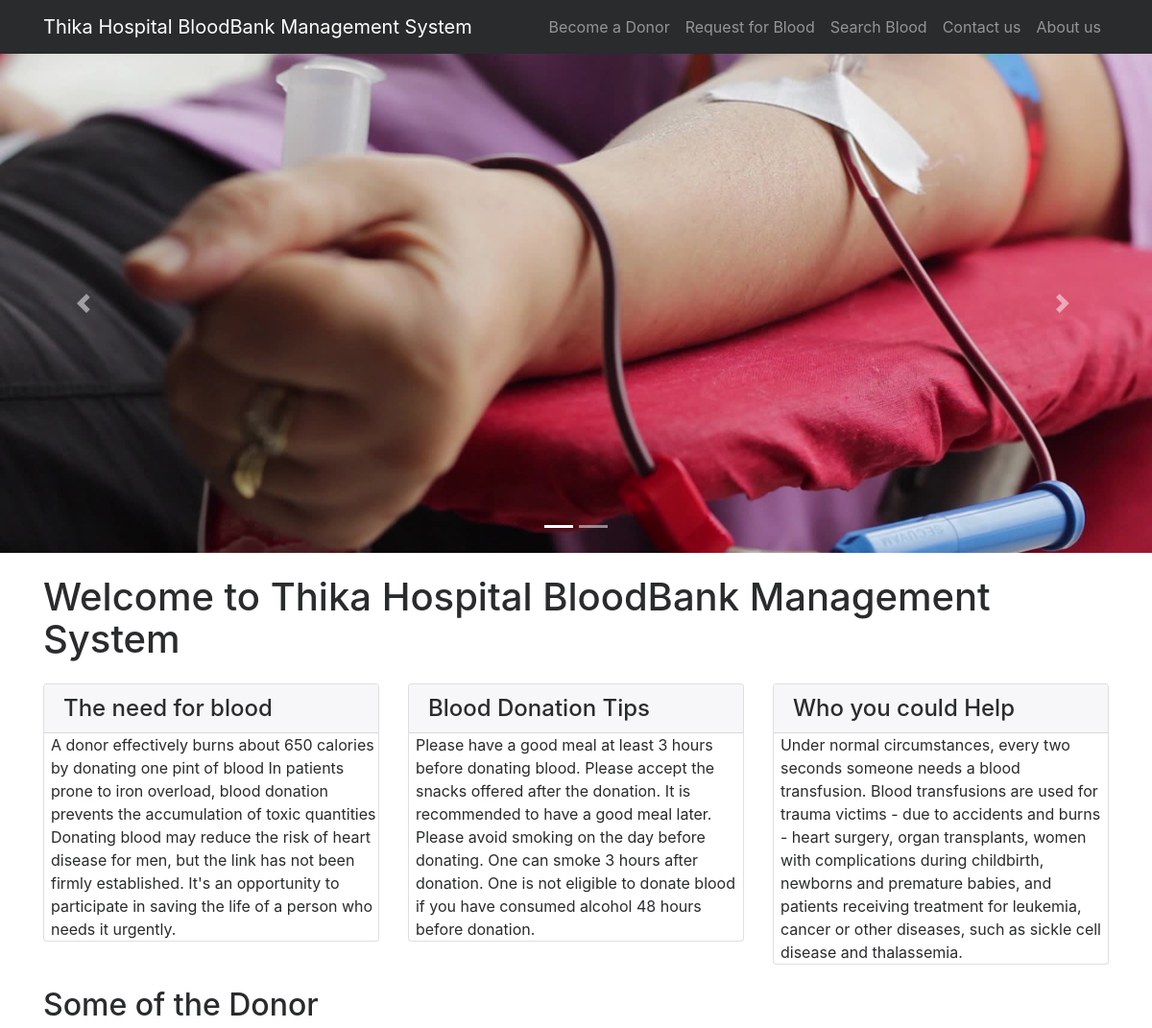
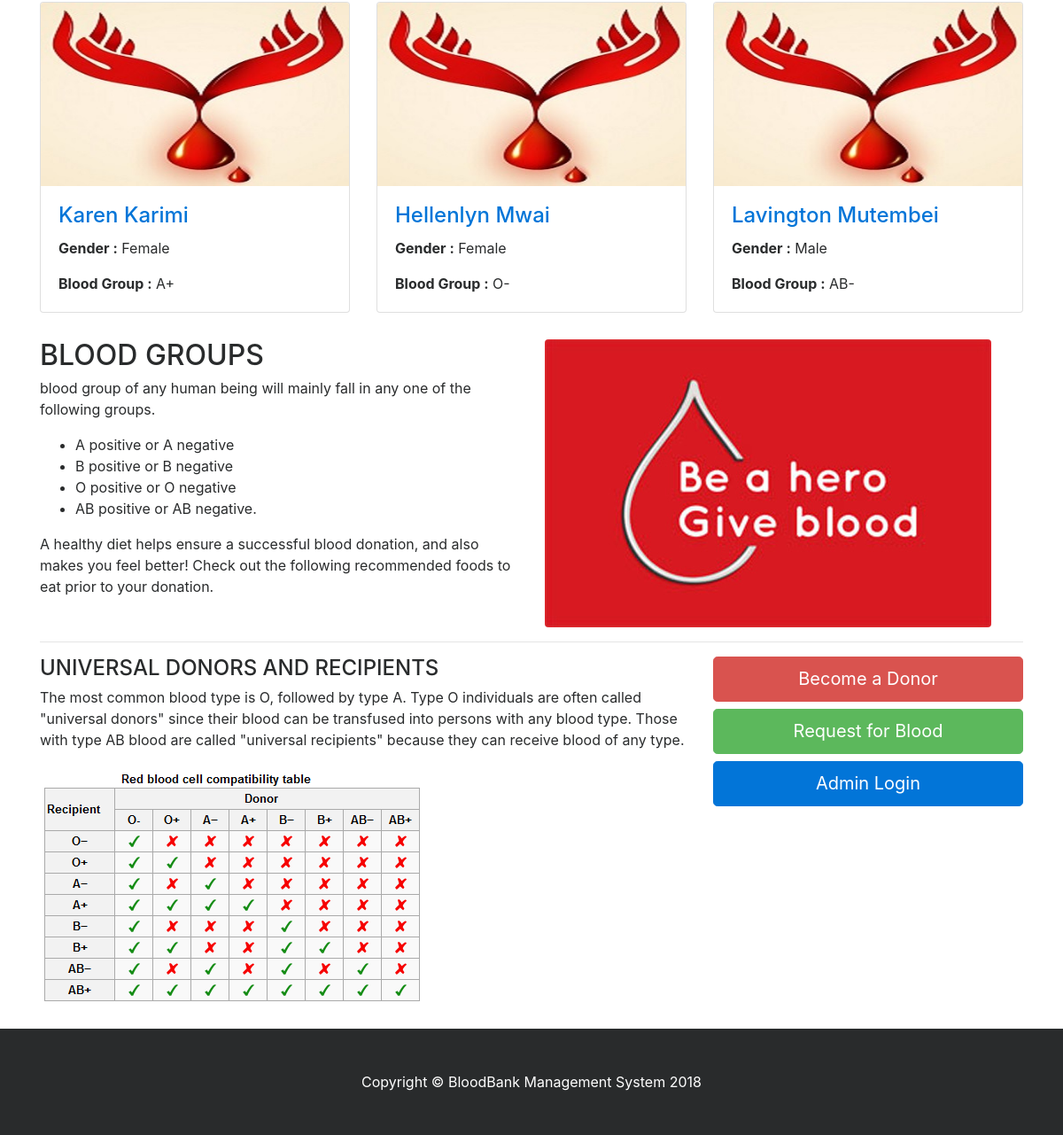
The page / on the database its author committed (2 pictures, top to bottom).
### tables this page shows
CREATE TABLE `tblblooddonars` (
  `id` int(11) NOT NULL,
  `FullName` varchar(100) DEFAULT NULL,
  `MobileNumber` char(11) DEFAULT NULL,
  `EmailId` varchar(100) DEFAULT NULL,
  `Username` varchar(50) NOT NULL,
  `Password` varchar(50) NOT NULL,
  `Gender` varchar(20) DEFAULT NULL,
  `Age` int(11) DEFAULT NULL,
  `BloodGroup` varchar(20) DEFAULT NULL,
  `Address` varchar(255) DEFAULT NULL,
  `Message` mediumtext,
  `PostingDate` timestamp NOT NULL DEFAULT CURRENT_TIMESTAMP,
  `status` int(1) DEFAULT NULL
);

### index.php (the view, shortened to what this page needs)
<?php
include('includes/config.php');
?>
<!DOCTYPE html>
<html lang="en">
<head>
    <link href="vendor/bootstrap/css/bootstrap.min.css" rel="stylesheet">
    <link href="vendor/font-awesome/css/font-awesome.min.css" rel="stylesheet" type="text/css">
    <link href="css/modern-business.css" rel="stylesheet">
</head>
<body>
<?php include('includes/header.php');?>
<?php include('includes/slider.php');?>
    <div class="container">
        <h1 class="my-4">Welcome to Thika Hospital  BloodBank Management System</h1>
        <div class="row">
            <div class="col-lg-4 mb-4">
                <div class="card">
                    <h4 class="card-header">The need for blood</h4>
                        <p class="card-text" style="padding-left:2%">A donor effectively burns about 650 calories by donating one pint of blood In patients prone to iron overload, blood donation prevents the accumulation of toxic quantities Donating blood may reduce the risk of heart disease for men, but the link has not been firmly established. It's an opportunity to participate in saving the life of a person who needs it urgently.</p>
                </div>
            </div>
            <div class="col-lg-4 mb-4">
                <div class="card">
                    <h4 class="card-header">Blood Donation Tips</h4>
                        <p class="card-text" style="padding-left:2%">Please have a good meal at least 3 hours before donating blood. Please accept the snacks offered after the donation. It is recommended to have a good meal later. Please avoid smoking on the day before donating. One can smoke 3 hours after donation. One is not eligible to donate blood if you have consumed alcohol 48 hours before donation.</p>
                </div>
            </div>
            <div class="col-lg-4 mb-4">
                <div class="card">
                    <h4 class="card-header">Who you could Help</h4>
                        <p class="card-text" style="padding-left:2%">Under normal circumstances, every two seconds someone needs a blood transfusion. Blood transfusions are used for trauma victims - due to accidents and burns - heart surgery, organ transplants, women with complications during childbirth, newborns and premature babies, and patients receiving treatment for leukemia, cancer or other diseases, such as sickle cell disease and thalassemia.</p>
                </div>
            </div>
        </div>
        <h2>Some of the Donor</h2>
        <div class="row">
                   <?php
$status=1;
$sql = "SELECT * from tblblooddonars where status=:status order by rand() limit 3";
$query = $dbh -> prepare($sql);
$query->bindParam(':status',$status,PDO::PARAM_STR);
$query->execute();
$results=$query->fetchAll(PDO::FETCH_OBJ);
if($query->rowCount() > 0)
{
foreach($results as $result)
{ ?>
            <div class="col-lg-4 col-sm-6 portfolio-item">
                <div class="card h-100">
                    <a href="#"><img class="card-img-top img-fluid" src="images/blood-donor.jpg" alt="" ></a>
                    <div class="card-block">
                        <h4 class="card-title"><a href="#"><?php echo htmlentities($result->FullName);?></a></h4>
<p class="card-text"><b>  Gender :</b> <?php echo htmlentities($result->Gender);?></p>
<p class="card-text"><b>Blood Group :</b> <?php echo htmlentities($result->BloodGroup);?></p>
                    </div>
                </div>
            </div>
            <?php }} ?>
        </div>
        <div class="row">
            <div class="col-lg-6">
                <h2>BLOOD GROUPS</h2>
          <p>  blood group of any human being will mainly fall in any one of the following groups.</p>
                <ul>
<li>A positive or A negative</li>
<li>B positive or B negative</li>
<li>O positive or O negative</li>
<li>AB positive or AB negative.</li>
                </ul>
                <p>A healthy diet helps ensure a successful blood donation, and also makes you feel better! Check out the following recommended foods to eat prior to your donation.</p>
            </div>
            <div class="col-lg-6">
                <img class="img-fluid rounded" src="images/blood-donor (1).jpg" alt="">
            </div>
        </div>
        <hr>
        <div class="row mb-4">
            <div class="col-md-8">
            <h4>UNIVERSAL DONORS AND RECIPIENTS</h4>
                <p>
The most common blood type is O, followed by type A.
Type O individuals are often called "universal donors" since their blood can be transfused into persons with any blood type. Those with type AB blood are called "universal recipients" because they can receive blood of any type.</p>
            <img class="img-fluid rounded" src="images/rbc_table.png" alt="">
            </div>
            <div class="col-md-4">
                <a class="btn btn-lg btn-danger btn-block" href="become-donar.php">Become a Donor </a>
                <a class="btn btn-lg btn-success btn-block" href="request-blood.php">Request for Blood </a>
                <a class="btn btn-lg btn-primary btn-block" href="admin/">Admin Login </a>
            </div>
        </div>
    </div>
  <?php include('includes/footer.php');?>
</body>
</html>

### includes/header.php (shortened to what this page needs)
<nav class="navbar fixed-top navbar-toggleable-md navbar-inverse bg-inverse">
    <div class="container">
        <a class="navbar-brand" href="index.php">Thika Hospital BloodBank Management System</a>
        <div class="collapse navbar-collapse" id="navbarExample">
            <ul class="navbar-nav ml-auto">
                <li class="nav-item">
                    <a class="nav-link" href="become-donar.php">Become a Donor</a>
                </li>
                <li class="nav-item">
                    <a class="nav-link" href="request-blood.php">Request for Blood</a>
                </li>
                <li class="nav-item">
                    <a class="nav-link" href="search-donor.php">Search Blood</a>
                </li>
                 <li class="nav-item">
                    <a class="nav-link" href="contact.php">Contact us</a>
                </li>
                  <li class="nav-item">
                    <a class="nav-link" href="page.php?type=aboutus">About us</a>
                </li>
            </ul>
        </div>
    </div>
</nav>

### includes/slider.php (shortened to what this page needs)
<header>
       <div id="carouselExampleIndicators" class="carousel slide" data-ride="carousel">
           <ol class="carousel-indicators">
               <li data-target="#carouselExampleIndicators" data-slide-to="0" class="active"></li>
               <li data-target="#carouselExampleIndicators" data-slide-to="1"></li>
           </ol>
           <div class="carousel-inner" role="listbox">
               <div class="carousel-item active" style="background-image: url('images/banner1.jpg')">
                   <div class="carousel-caption d-none d-md-block">
                   </div>
               </div>
           </div>
           <a class="carousel-control-prev" href="#carouselExampleIndicators" role="button" data-slide="prev">
               <span class="carousel-control-prev-icon" aria-hidden="true"></span>
           </a>
           <a class="carousel-control-next" href="#carouselExampleIndicators" role="button" data-slide="next">
               <span class="carousel-control-next-icon" aria-hidden="true"></span>
           </a>
       </div>
   </header>

### includes/footer.php
<footer class="py-5 bg-inverse">
      <div class="container">
          <p class="m-0 text-center text-white">Copyright &copy; BloodBank Management System 2018</p>
      </div>
  </footer>

### css/modern-business.css (style rules this page uses)
body { padding-top: 54px; }
@media (min-width: 992px) { body { padding-top: 56px; } }
.carousel-item { height: 65vh; min-height: 300px; background: no-repeat center center scroll; -webkit-background-size: cover; -moz-background-size: cover; -o-background-size: cover; background-size: cover; }
.portfolio-item { margin-bottom: 30px; }

### index.php (style rules this page uses)
.carousel-item.active, .carousel-item-next, .carousel-item-prev { display: block; }

### rows shown on the page
tblblooddonars: FullName "Karen Karimi", Gender "Female", BloodGroup "A+"
tblblooddonars: FullName "Hellenlyn Mwai", Gender "Female", BloodGroup "O-"
tblblooddonars: FullName "Lavington Mutembei", Gender "Male", BloodGroup "AB-"
